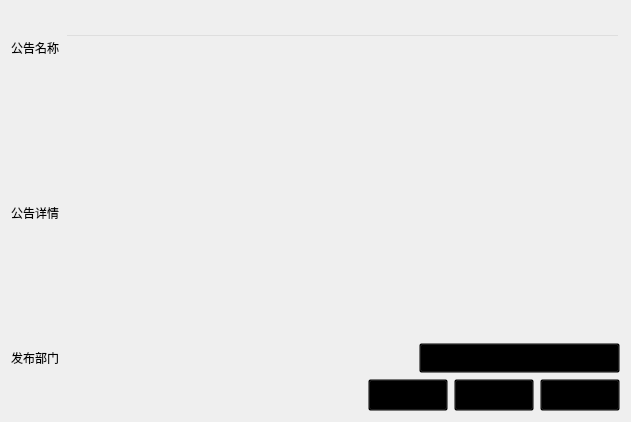
<?xml version="1.0" encoding="UTF-8"?>
<ui version="4.0">
 <class>infoMgmt</class>
 <widget class="QWidget" name="infoMgmt">
  <property name="geometry">
   <rect>
    <x>0</x>
    <y>0</y>
    <width>631</width>
    <height>422</height>
   </rect>
  </property>
  <property name="windowTitle">
   <string>Form</string>
  </property>
  <layout class="QVBoxLayout" name="verticalLayout" stretch="1,3,1,11,1,1">
   <item>
    <spacer name="verticalSpacer">
     <property name="orientation">
      <enum>Qt::Vertical</enum>
     </property>
     <property name="sizeHint" stdset="0">
      <size>
       <width>20</width>
       <height>40</height>
      </size>
     </property>
    </spacer>
   </item>
   <item>
    <layout class="QHBoxLayout" name="horizontalLayout">
     <item>
      <widget class="QLabel" name="label">
       <property name="text">
        <string>公告名称</string>
       </property>
      </widget>
     </item>
     <item>
      <widget class="QLineEdit" name="lineEdit">
       <property name="font">
        <font>
         <pointsize>12</pointsize>
         <weight>75</weight>
         <bold>true</bold>
        </font>
       </property>
       <property name="styleSheet">
        <string notr="true">QLineEdit{
    background-color:rgba(0,0,0,0);
}</string>
       </property>
      </widget>
     </item>
    </layout>
   </item>
   <item>
    <spacer name="verticalSpacer_2">
     <property name="orientation">
      <enum>Qt::Vertical</enum>
     </property>
     <property name="sizeHint" stdset="0">
      <size>
       <width>20</width>
       <height>40</height>
      </size>
     </property>
    </spacer>
   </item>
   <item>
    <layout class="QHBoxLayout" name="horizontalLayout_2">
     <item>
      <widget class="QLabel" name="label_2">
       <property name="text">
        <string>公告详情</string>
       </property>
      </widget>
     </item>
     <item>
      <widget class="QTextEdit" name="textEdit">
       <property name="font">
        <font>
         <pointsize>12</pointsize>
         <weight>75</weight>
         <bold>true</bold>
        </font>
       </property>
       <property name="styleSheet">
        <string notr="true">QTextEdit{
    background-color:rgba(0,0,0,0);
}</string>
       </property>
      </widget>
     </item>
    </layout>
   </item>
   <item>
    <layout class="QHBoxLayout" name="horizontalLayout_3" stretch="1,1,1">
     <item>
      <widget class="QLabel" name="label_3">
       <property name="text">
        <string>发布部门</string>
       </property>
      </widget>
     </item>
     <item>
      <spacer name="horizontalSpacer_2">
       <property name="orientation">
        <enum>Qt::Horizontal</enum>
       </property>
       <property name="sizeHint" stdset="0">
        <size>
         <width>40</width>
         <height>20</height>
        </size>
       </property>
      </spacer>
     </item>
     <item>
      <widget class="QComboBox" name="comboBox">
       <property name="minimumSize">
        <size>
         <width>0</width>
         <height>30</height>
        </size>
       </property>
       <property name="font">
        <font>
         <pointsize>12</pointsize>
         <weight>75</weight>
         <bold>true</bold>
        </font>
       </property>
       <property name="styleSheet">
        <string notr="true">QComboBox{
    background-color:rgba(0,0,0,0);
}</string>
       </property>
       <item>
        <property name="text">
         <string>系统管理员</string>
        </property>
       </item>
       <item>
        <property name="text">
         <string>社团管理员</string>
        </property>
       </item>
      </widget>
     </item>
    </layout>
   </item>
   <item>
    <layout class="QHBoxLayout" name="horizontalLayout_5">
     <item>
      <spacer name="horizontalSpacer">
       <property name="orientation">
        <enum>Qt::Horizontal</enum>
       </property>
       <property name="sizeHint" stdset="0">
        <size>
         <width>40</width>
         <height>20</height>
        </size>
       </property>
      </spacer>
     </item>
     <item>
      <layout class="QHBoxLayout" name="horizontalLayout_4">
       <item>
        <widget class="QPushButton" name="btn_ok">
         <property name="font">
          <font>
           <pointsize>12</pointsize>
           <weight>75</weight>
           <bold>true</bold>
          </font>
         </property>
         <property name="styleSheet">
          <string notr="true">QPushButton{
    background-color:rgba(0,0,0,0);
}</string>
         </property>
         <property name="text">
          <string>发布公告</string>
         </property>
        </widget>
       </item>
       <item>
        <widget class="QPushButton" name="btn_save">
         <property name="font">
          <font>
           <pointsize>12</pointsize>
           <weight>75</weight>
           <bold>true</bold>
          </font>
         </property>
         <property name="styleSheet">
          <string notr="true">QPushButton{
    background-color:rgba(0,0,0,0);
}</string>
         </property>
         <property name="text">
          <string>保存</string>
         </property>
        </widget>
       </item>
       <item>
        <widget class="QPushButton" name="btn_cancel">
         <property name="font">
          <font>
           <pointsize>12</pointsize>
           <weight>75</weight>
           <bold>true</bold>
          </font>
         </property>
         <property name="styleSheet">
          <string notr="true">QPushButton{
    background-color:rgba(0,0,0,0);
}</string>
         </property>
         <property name="text">
          <string>取消</string>
         </property>
        </widget>
       </item>
      </layout>
     </item>
    </layout>
   </item>
  </layout>
 </widget>
 <resources/>
 <connections/>
</ui>
